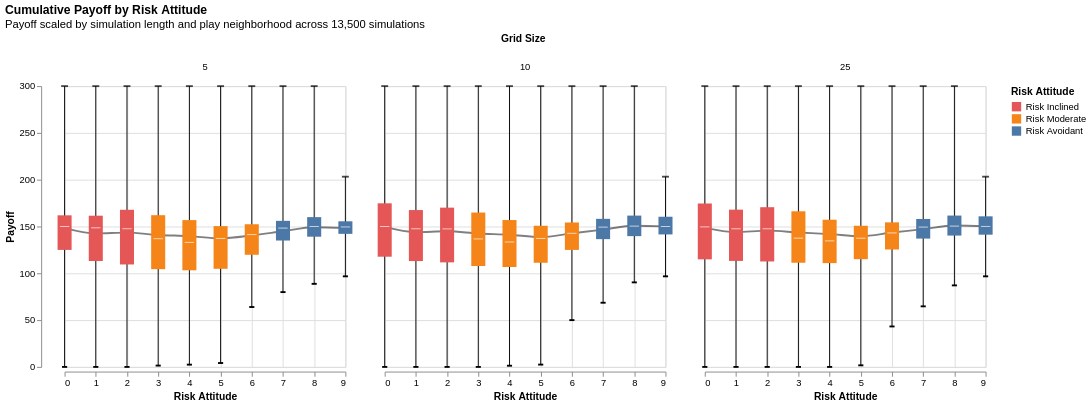

This figure's notebook cell:
### Code cell
custom_boxplot(payoff_by_risk_grid).facet(column=alt.Column("grid_size", title="Grid Size")).properties(title=payoffchart_title)

### Figure 1 — Vega specification as saved in the notebook (floating-point values rounded to 4 significant figures)
{"$schema": "https://vega.github.io/schema/vega/v6.json", "data": [{"name": "source_0", "values": [{"risk_attitude": 0, "grid_size": 5, "min": 0.0, "max": 300.0, "median": 150.0, "mean": 148.2, "Q1": 125.0, "Q2": 150.0, "Q3": 162.0, "risk_type": "Risk Inclined"}, {"risk_attitude": 1, "grid_size": 5, "min": 0.0, "max": 300.0, "median": 148.6, "mean": 142.6, "Q1": 113.2, "Q2": 148.6, "Q3": 161.6, "risk_type": "Risk Inclined"}, {"risk_attitude": 2, "grid_size": 5, "min": 0.0, "max": 300.0, "median": 147.6, "mean": 143.5, "Q1": 109.4, "Q2": 147.6, "Q3": 167.9, "risk_type": "Risk Inclined"}, {"risk_attitude": 3, "grid_size": 5, "min": 1.415, "max": 300.0, "median": 137.0, "mean": 141.0, "Q1": 104.4, "Q2": 137.0, "Q3": 162.1, "risk_type": "Risk Moderate"}, {"risk_attitude": 4, "grid_size": 5, "min": 2.419, "max": 300.0, "median": 133.0, "mean": 139.7, "Q1": 103.2, "Q2": 133.0, "Q3": 156.9, "risk_type": "Risk Moderate"}, {"risk_attitude": 5, "grid_size": 5, "min": 4.167, "max": 300.0, "median": 137.2, "mean": 137.4, "Q1": 104.8, "Q2": 137.2, "Q3": 150.4, "risk_type": "Risk Moderate"}, {"risk_attitude": 6, "grid_size": 5, "min": 63.98, "max": 300.0, "median": 141.4, "mean": 140.4, "Q1": 119.8, "Q2": 141.4, "Q3": 152.4, "risk_type": "Risk Moderate"}, {"risk_attitude": 7, "grid_size": 5, "min": 79.92, "max": 300.0, "median": 148.3, "mean": 144.9, "Q1": 135.0, "Q2": 148.3, "Q3": 156.0, "risk_type": "Risk Avoidant"}, {"risk_attitude": 8, "grid_size": 5, "min": 88.75, "max": 300.0, "median": 150.0, "mean": 149.3, "Q1": 139.1, "Q2": 150.0, "Q3": 160.0, "risk_type": "Risk Avoidant"}, {"risk_attitude": 9, "grid_size": 5, "min": 96.77, "max": 203.2, "median": 149.5, "mean": 148.5, "Q1": 142.2, "Q2": 149.5, "Q3": 155.6, "risk_type": "Risk Avoidant"}, {"risk_attitude": 0, "grid_size": 10, "min": 0.0, "max": 300.0, "median": 150.0, "mean": 149.6, "Q1": 117.7, "Q2": 150.0, "Q3": 174.8, "risk_type": "Risk Inclined"}, {"risk_attitude": 1, "grid_size": 10, "min": 0.0, "max": 300.0, "median": 147.6, "mean": 144.0, "Q1": 113.1, "Q2": 147.6, "Q3": 167.6, "risk_type": "Risk Inclined"}, {"risk_attitude": 2, "grid_size": 10, "min": 0.0, "max": 300.0, "median": 147.5, "mean": 144.9, "Q1": 111.7, "Q2": 147.5, "Q3": 170.2, "risk_type": "Risk Inclined"}, {"risk_attitude": 3, "grid_size": 10, "min": 0.0, "max": 300.0, "median": 136.7, "mean": 142.6, "Q1": 107.8, "Q2": 136.7, "Q3": 164.9, "risk_type": "Risk Moderate"}, {"risk_attitude": 4, "grid_size": 10, "min": 1.271, "max": 300.0, "median": 133.5, "mean": 141.2, "Q1": 106.8, "Q2": 133.5, "Q3": 156.9, "risk_type": "Risk Moderate"}, {"risk_attitude": 5, "grid_size": 10, "min": 2.459, "max": 300.0, "median": 137.2, "mean": 138.8, "Q1": 111.3, "Q2": 137.2, "Q3": 150.8, "risk_type": "Risk Moderate"}, {"risk_attitude": 6, "grid_size": 10, "min": 50.0, "max": 300.0, "median": 142.7, "mean": 142.7, "Q1": 125.0, "Q2": 142.7, "Q3": 154.3, "risk_type": "Risk Moderate"}, {"risk_attitude": 7, "grid_size": 10, "min": 68.56, "max": 300.0, "median": 149.3, "mean": 146.7, "Q1": 136.5, "Q2": 149.3, "Q3": 158.2, "risk_type": "Risk Avoidant"}, {"risk_attitude": 8, "grid_size": 10, "min": 90.32, "max": 300.0, "median": 150.4, "mean": 150.9, "Q1": 139.7, "Q2": 150.4, "Q3": 161.7, "risk_type": "Risk Avoidant"}, {"risk_attitude": 9, "grid_size": 10, "min": 96.77, "max": 203.2, "median": 150.0, "mean": 150.2, "Q1": 141.5, "Q2": 150.0, "Q3": 160.5, "risk_type": "Risk Avoidant"}, {"risk_attitude": 0, "grid_size": 25, "min": 0.0, "max": 300.0, "median": 149.6, "mean": 148.6, "Q1": 114.9, "Q2": 149.6, "Q3": 174.6, "risk_type": "Risk Inclined"}, {"risk_attitude": 1, "grid_size": 25, "min": 0.0, "max": 300.0, "median": 147.6, "mean": 144.1, "Q1": 113.2, "Q2": 147.6, "Q3": 168.0, "risk_type": "Risk Inclined"}, {"risk_attitude": 2, "grid_size": 25, "min": 0.0, "max": 300.0, "median": 147.6, "mean": 145.6, "Q1": 112.6, "Q2": 147.6, "Q3": 170.6, "risk_type": "Risk Inclined"}, {"risk_attitude": 3, "grid_size": 25, "min": 0.0, "max": 300.0, "median": 137.6, "mean": 143.7, "Q1": 111.3, "Q2": 137.6, "Q3": 166.3, "risk_type": "Risk Moderate"}, {"risk_attitude": 4, "grid_size": 25, "min": 0.0, "max": 300.0, "median": 134.7, "mean": 141.9, "Q1": 110.9, "Q2": 134.7, "Q3": 157.3, "risk_type": "Risk Moderate"}, {"risk_attitude": 5, "grid_size": 25, "min": 1.695, "max": 300.0, "median": 137.5, "mean": 139.6, "Q1": 115.1, "Q2": 137.5, "Q3": 150.8, "risk_type": "Risk Moderate"}, {"risk_attitude": 6, "grid_size": 25, "min": 43.22, "max": 300.0, "median": 143.1, "mean": 143.6, "Q1": 125.5, "Q2": 143.1, "Q3": 154.4, "risk_type": "Risk Moderate"}, {"risk_attitude": 7, "grid_size": 25, "min": 64.71, "max": 300.0, "median": 149.4, "mean": 147.2, "Q1": 137.1, "Q2": 149.4, "Q3": 158.1, "risk_type": "Risk Avoidant"}, {"risk_attitude": 8, "grid_size": 25, "min": 87.1, "max": 300.0, "median": 150.4, "mean": 151.1, "Q1": 140.3, "Q2": 150.4, "Q3": 161.7, "risk_type": "Risk Avoidant"}, {"risk_attitude": 9, "grid_size": 25, "min": 96.77, "max": 203.2, "median": 150.1, "mean": 150.4, "Q1": 141.3, "Q2": 150.1, "Q3": 160.9, "risk_type": "Risk Avoidant"}]}, {"name": "column_domain", "values": [{"grid_size": 5, "count": 10}, {"grid_size": 10, "count": 10}, {"grid_size": 25, "count": 10}]}, {"name": "data_2", "values": [{"max": 300.0, "min": 0.0, "risk_attitude": 0}, {"max": 300.0, "min": 0.0, "risk_attitude": 1}, {"max": 300.0, "min": 0.0, "risk_attitude": 2}, {"max": 300.0, "min": 1.415, "risk_attitude": 3}, {"max": 300.0, "min": 2.419, "risk_attitude": 4}, {"max": 300.0, "min": 4.167, "risk_attitude": 5}, {"max": 300.0, "min": 63.98, "risk_attitude": 6}, {"max": 300.0, "min": 79.92, "risk_attitude": 7}, {"max": 300.0, "min": 88.75, "risk_attitude": 8}, {"max": 203.2, "min": 96.77, "risk_attitude": 9}, {"max": 300.0, "min": 0.0, "risk_attitude": 0}, {"max": 300.0, "min": 0.0, "risk_attitude": 1}, {"max": 300.0, "min": 0.0, "risk_attitude": 2}, {"max": 300.0, "min": 0.0, "risk_attitude": 3}, {"max": 300.0, "min": 1.271, "risk_attitude": 4}, {"max": 300.0, "min": 2.459, "risk_attitude": 5}, {"max": 300.0, "min": 50.0, "risk_attitude": 6}, {"max": 300.0, "min": 68.56, "risk_attitude": 7}, {"max": 300.0, "min": 90.32, "risk_attitude": 8}, {"max": 203.2, "min": 96.77, "risk_attitude": 9}, {"max": 300.0, "min": 0.0, "risk_attitude": 0}, {"max": 300.0, "min": 0.0, "risk_attitude": 1}, {"max": 300.0, "min": 0.0, "risk_attitude": 2}, {"max": 300.0, "min": 0.0, "risk_attitude": 3}, {"max": 300.0, "min": 0.0, "risk_attitude": 4}, {"max": 300.0, "min": 1.695, "risk_attitude": 5}, {"max": 300.0, "min": 43.22, "risk_attitude": 6}, {"max": 300.0, "min": 64.71, "risk_attitude": 7}, {"max": 300.0, "min": 87.1, "risk_attitude": 8}, {"max": 203.2, "min": 96.77, "risk_attitude": 9}]}, {"name": "data_3"}, {"name": "data_4", "values": [{"Q1": 125.0, "Q3": 162.0, "risk_attitude": 0}, {"Q1": 113.2, "Q3": 161.6, "risk_attitude": 1}, {"Q1": 109.4, "Q3": 167.9, "risk_attitude": 2}, {"Q1": 104.4, "Q3": 162.1, "risk_attitude": 3}, {"Q1": 103.2, "Q3": 156.9, "risk_attitude": 4}, {"Q1": 104.8, "Q3": 150.4, "risk_attitude": 5}, {"Q1": 119.8, "Q3": 152.4, "risk_attitude": 6}, {"Q1": 135.0, "Q3": 156.0, "risk_attitude": 7}, {"Q1": 139.1, "Q3": 160.0, "risk_attitude": 8}, {"Q1": 142.2, "Q3": 155.6, "risk_attitude": 9}, {"Q1": 117.7, "Q3": 174.8, "risk_attitude": 0}, {"Q1": 113.1, "Q3": 167.6, "risk_attitude": 1}, {"Q1": 111.7, "Q3": 170.2, "risk_attitude": 2}, {"Q1": 107.8, "Q3": 164.9, "risk_attitude": 3}, {"Q1": 106.8, "Q3": 156.9, "risk_attitude": 4}, {"Q1": 111.3, "Q3": 150.8, "risk_attitude": 5}, {"Q1": 125.0, "Q3": 154.3, "risk_attitude": 6}, {"Q1": 136.5, "Q3": 158.2, "risk_attitude": 7}, {"Q1": 139.7, "Q3": 161.7, "risk_attitude": 8}, {"Q1": 141.5, "Q3": 160.5, "risk_attitude": 9}, {"Q1": 114.9, "Q3": 174.6, "risk_attitude": 0}, {"Q1": 113.2, "Q3": 168.0, "risk_attitude": 1}, {"Q1": 112.6, "Q3": 170.6, "risk_attitude": 2}, {"Q1": 111.3, "Q3": 166.3, "risk_attitude": 3}, {"Q1": 110.9, "Q3": 157.3, "risk_attitude": 4}, {"Q1": 115.1, "Q3": 150.8, "risk_attitude": 5}, {"Q1": 125.5, "Q3": 154.4, "risk_attitude": 6}, {"Q1": 137.1, "Q3": 158.1, "risk_attitude": 7}, {"Q1": 140.3, "Q3": 161.7, "risk_attitude": 8}, {"Q1": 141.3, "Q3": 160.9, "risk_attitude": 9}]}, {"name": "data_5", "values": [{"median": 150.0, "risk_attitude": 0}, {"median": 148.6, "risk_attitude": 1}, {"median": 147.6, "risk_attitude": 2}, {"median": 137.0, "risk_attitude": 3}, {"median": 133.0, "risk_attitude": 4}, {"median": 137.2, "risk_attitude": 5}, {"median": 141.4, "risk_attitude": 6}, {"median": 148.3, "risk_attitude": 7}, {"median": 150.0, "risk_attitude": 8}, {"median": 149.5, "risk_attitude": 9}, {"median": 150.0, "risk_attitude": 0}, {"median": 147.6, "risk_attitude": 1}, {"median": 147.5, "risk_attitude": 2}, {"median": 136.7, "risk_attitude": 3}, {"median": 133.5, "risk_attitude": 4}, {"median": 137.2, "risk_attitude": 5}, {"median": 142.7, "risk_attitude": 6}, {"median": 149.3, "risk_attitude": 7}, {"median": 150.4, "risk_attitude": 8}, {"median": 150.0, "risk_attitude": 9}, {"median": 149.6, "risk_attitude": 0}, {"median": 147.6, "risk_attitude": 1}, {"median": 147.6, "risk_attitude": 2}, {"median": 137.6, "risk_attitude": 3}, {"median": 134.7, "risk_attitude": 4}, {"median": 137.5, "risk_attitude": 5}, {"median": 143.1, "risk_attitude": 6}, {"median": 149.4, "risk_attitude": 7}, {"median": 150.4, "risk_attitude": 8}, {"median": 150.1, "risk_attitude": 9}]}, {"name": "data_6", "values": [{"max": 300.0, "risk_attitude": 0}, {"max": 300.0, "risk_attitude": 1}, {"max": 300.0, "risk_attitude": 2}, {"max": 300.0, "risk_attitude": 3}, {"max": 300.0, "risk_attitude": 4}, {"max": 300.0, "risk_attitude": 5}, {"max": 300.0, "risk_attitude": 6}, {"max": 300.0, "risk_attitude": 7}, {"max": 300.0, "risk_attitude": 8}, {"max": 203.2, "risk_attitude": 9}, {"max": 300.0, "risk_attitude": 0}, {"max": 300.0, "risk_attitude": 1}, {"max": 300.0, "risk_attitude": 2}, {"max": 300.0, "risk_attitude": 3}, {"max": 300.0, "risk_attitude": 4}, {"max": 300.0, "risk_attitude": 5}, {"max": 300.0, "risk_attitude": 6}, {"max": 300.0, "risk_attitude": 7}, {"max": 300.0, "risk_attitude": 8}, {"max": 203.2, "risk_attitude": 9}, {"max": 300.0, "risk_attitude": 0}, {"max": 300.0, "risk_attitude": 1}, {"max": 300.0, "risk_attitude": 2}, {"max": 300.0, "risk_attitude": 3}, {"max": 300.0, "risk_attitude": 4}, {"max": 300.0, "risk_attitude": 5}, {"max": 300.0, "risk_attitude": 6}, {"max": 300.0, "risk_attitude": 7}, {"max": 300.0, "risk_attitude": 8}, {"max": 203.2, "risk_attitude": 9}]}, {"name": "data_3_color_domain_risk_type", "values": [{"risk_type": "Risk Inclined", "sort_field": 3.0}, {"risk_type": "Risk Moderate", "sort_field": 3.0}, {"risk_type": "Risk Avoidant", "sort_field": 3.0}]}], "signals": [{"name": "child_width", "value": 300}, {"name": "child_height", "value": 300}], "marks": [{"type": "group", "name": "column-title", "title": {"text": "Grid Size", "offset": 10, "style": "guide-title"}, "role": "column-title"}, {"type": "group", "name": "row_header", "encode": {"update": {"height": {"signal": "child_height"}}}, "axes": [{"scale": "y", "zindex": 0, "title": "Payoff", "tickCount": {"signal": "ceil(child_height/40)"}, "orient": "left", "offset": 12, "grid": false, "labelOverlap": true}], "role": "row-header"}, {"type": "group", "name": "column_header", "from": {"data": "column_domain"}, "sort": {"field": "datum[\"grid_size\"]", "order": "ascending"}, "encode": {"update": {"width": {"signal": "child_width"}}}, "title": {"text": {"signal": "format(parent[\"grid_size\"], \"\")"}, "frame": "group", "offset": 10, "style": "guide-label"}, "role": "column-header"}, {"type": "group", "name": "column_footer", "from": {"data": "column_domain"}, "sort": {"field": "datum[\"grid_size\"]", "order": "ascending"}, "encode": {"update": {"width": {"signal": "child_width"}}}, "axes": [{"scale": "x", "labelFlush": true, "title": "Risk Attitude", "orient": "bottom", "tickCount": {"signal": "ceil(child_width/40)"}, "labelOverlap": true, "grid": false, "zindex": 0}], "role": "column-footer"}, {"type": "group", "name": "cell", "from": {"facet": {"data": "source_0", "name": "facet", "groupby": ["grid_size"]}}, "sort": {"field": ["datum[\"grid_size\"]"], "order": ["ascending"]}, "encode": {"update": {"width": {"signal": "child_width"}, "height": {"signal": "child_height"}}}, "data": [{"name": "data_1", "source": "facet", "transform": [{"type": "filter", "expr": "isValid(datum[\"risk_attitude\"]) && isFinite(+datum[\"risk_attitude\"]) && isValid(datum[\"min\"]) && isFinite(+datum[\"min\"])"}, {"type": "project", "fields": ["max", "min", "risk_attitude"]}]}, {"name": "data_2", "source": "facet", "transform": [{"type": "formula", "expr": "datum[\"risk_type\"]===\"Risk Inclined\" ? 0 : datum[\"risk_type\"]===\"Risk Moderate\" ? 1 : datum[\"risk_type\"]===\"Risk Avoidant\" ? 2 : 3", "as": "color_risk_type_sort_index"}, {"type": "project", "fields": ["Q1", "Q3", "max", "mean", "median", "min", "risk_attitude", "risk_type"]}]}, {"name": "data_3", "source": "data_2", "transform": [{"type": "filter", "expr": "isValid(datum[\"risk_attitude\"]) && isFinite(+datum[\"risk_attitude\"]) && isValid(datum[\"Q1\"]) && isFinite(+datum[\"Q1\"])"}, {"type": "project", "fields": ["Q1", "Q3", "max", "mean", "median", "min", "risk_attitude", "risk_type"]}]}, {"name": "data_4", "source": "facet", "transform": [{"type": "filter", "expr": "isValid(datum[\"risk_attitude\"]) && isFinite(+datum[\"risk_attitude\"]) && isValid(datum[\"median\"]) && isFinite(+datum[\"median\"])"}, {"type": "project", "fields": ["median", "risk_attitude"]}]}, {"name": "data_5", "source": "facet", "transform": [{"type": "filter", "expr": "isValid(datum[\"risk_attitude\"]) && isFinite(+datum[\"risk_attitude\"]) && isValid(datum[\"max\"]) && isFinite(+datum[\"max\"])"}, {"type": "project", "fields": ["max", "risk_attitude"]}]}], "marks": [{"type": "line", "name": "child_layer_0_marks", "from": {"data": "facet"}, "sort": {"field": "x"}, "encode": {"update": {"defined": {"signal": "isValid(datum[\"risk_attitude\"]) && isFinite(+datum[\"risk_attitude\"]) && isValid(datum[\"mean\"]) && isFinite(+datum[\"mean\"])"}, "interpolate": {"value": "monotone"}, "stroke": {"value": "black"}, "x": {"field": "risk_attitude", "scale": "x"}, "y": {"field": "mean", "scale": "y"}, "opacity": {"value": 0.5}}}, "style": ["line"]}, {"type": "rule", "name": "child_layer_1_layer_0_marks", "from": {"data": "data_1"}, "encode": {"update": {"stroke": {"value": "black"}, "y": {"field": "min", "scale": "y"}, "y2": {"field": "max", "scale": "y"}, "x": {"field": "risk_attitude", "scale": "x"}}}, "style": ["rule"]}, {"type": "symbol", "name": "child_layer_1_layer_1_marks", "from": {"data": "data_1"}, "encode": {"update": {"y": {"field": "min", "scale": "y"}, "x": {"field": "risk_attitude", "scale": "x"}, "stroke": {"value": "black"}, "fill": {"value": "transparent"}, "opacity": {"value": 1}, "shape": {"value": "stroke"}, "strokeWidth": {"value": 2}}}, "style": ["point"]}, {"type": "rect", "name": "child_layer_2_marks", "from": {"data": "data_3"}, "encode": {"update": {"xc": {"field": "risk_attitude", "scale": "x"}, "fill": {"field": "risk_type", "scale": "color"}, "y2": {"field": "Q3", "scale": "y"}, "width": {"value": 15}, "y": {"field": "Q1", "scale": "y"}, "tooltip": {"signal": "{\"min\": format(datum[\"min\"], \"\"), \"max\": format(datum[\"max\"], \"\"), \"mean\": format(datum[\"mean\"], \"\"), \"Q1\": format(datum[\"Q1\"], \"\"), \"median\": format(datum[\"median\"], \"\"), \"Q3\": format(datum[\"Q3\"], \"\")}"}}}, "style": ["rect"]}, {"type": "symbol", "name": "child_layer_3_marks", "from": {"data": "data_4"}, "encode": {"update": {"shape": {"value": "stroke"}, "fill": {"value": "transparent"}, "size": {"value": 100}, "stroke": {"value": "white"}, "x": {"field": "risk_attitude", "scale": "x"}, "y": {"field": "median", "scale": "y"}, "opacity": {"value": 0.7}, "strokeWidth": {"value": 1}}}, "style": ["point"]}, {"type": "symbol", "name": "child_layer_4_marks", "from": {"data": "data_5"}, "encode": {"update": {"opacity": {"value": 0.7}, "stroke": {"value": "black"}, "size": {"value": 55}, "shape": {"value": "stroke"}, "y": {"field": "max", "scale": "y"}, "x": {"field": "risk_attitude", "scale": "x"}, "fill": {"value": "transparent"}}}, "style": ["point"]}], "axes": [{"scale": "x", "grid": true, "tickCount": {"signal": "ceil(child_width/40)"}, "maxExtent": 0, "ticks": false, "zindex": 0, "aria": false, "minExtent": 0, "domain": false, "labels": false, "gridScale": "y", "orient": "bottom"}, {"scale": "y", "minExtent": 0, "aria": false, "grid": true, "tickCount": {"signal": "ceil(child_height/40)"}, "zindex": 0, "gridScale": "x", "domain": false, "labels": false, "orient": "left", "maxExtent": 0, "ticks": false, "offset": 12}], "style": "cell"}], "scales": [{"name": "x", "type": "linear", "domain": {"fields": [{"data": "source_0", "field": "risk_attitude"}, {"data": "data_2", "field": "risk_attitude"}, {"data": "data_4", "field": "risk_attitude"}, {"data": "data_5", "field": "risk_attitude"}, {"data": "data_6", "field": "risk_attitude"}]}, "range": [0, {"signal": "child_width"}], "nice": true, "zero": false}, {"name": "y", "type": "linear", "domain": {"fields": [{"data": "source_0", "field": "mean"}, {"data": "data_2", "field": "min"}, {"data": "data_2", "field": "max"}, {"data": "data_4", "field": "Q1"}, {"data": "data_4", "field": "Q3"}, {"data": "data_5", "field": "median"}, {"data": "data_6", "field": "max"}]}, "range": [{"signal": "child_height"}, 0], "nice": true, "zero": false}, {"name": "color", "type": "ordinal", "domain": {"data": "data_3_color_domain_risk_type", "field": "risk_type", "sort": {"op": "max", "field": "sort_field"}}, "range": ["#e45756", "#f58518", "#4c78a8"]}], "title": {"text": "Cumulative Payoff by Risk Attitude", "subtitle": "Payoff scaled by simulation length and play neighborhood across 13,500 simulations", "anchor": "start"}, "padding": 5, "legends": [{"title": "Risk Attitude", "fill": "color", "symbolType": "square"}], "background": "white", "layout": {"padding": 20, "offset": {"columnTitle": 10}, "columns": {"signal": "length(data('column_domain'))"}, "bounds": "full", "align": "all"}}
